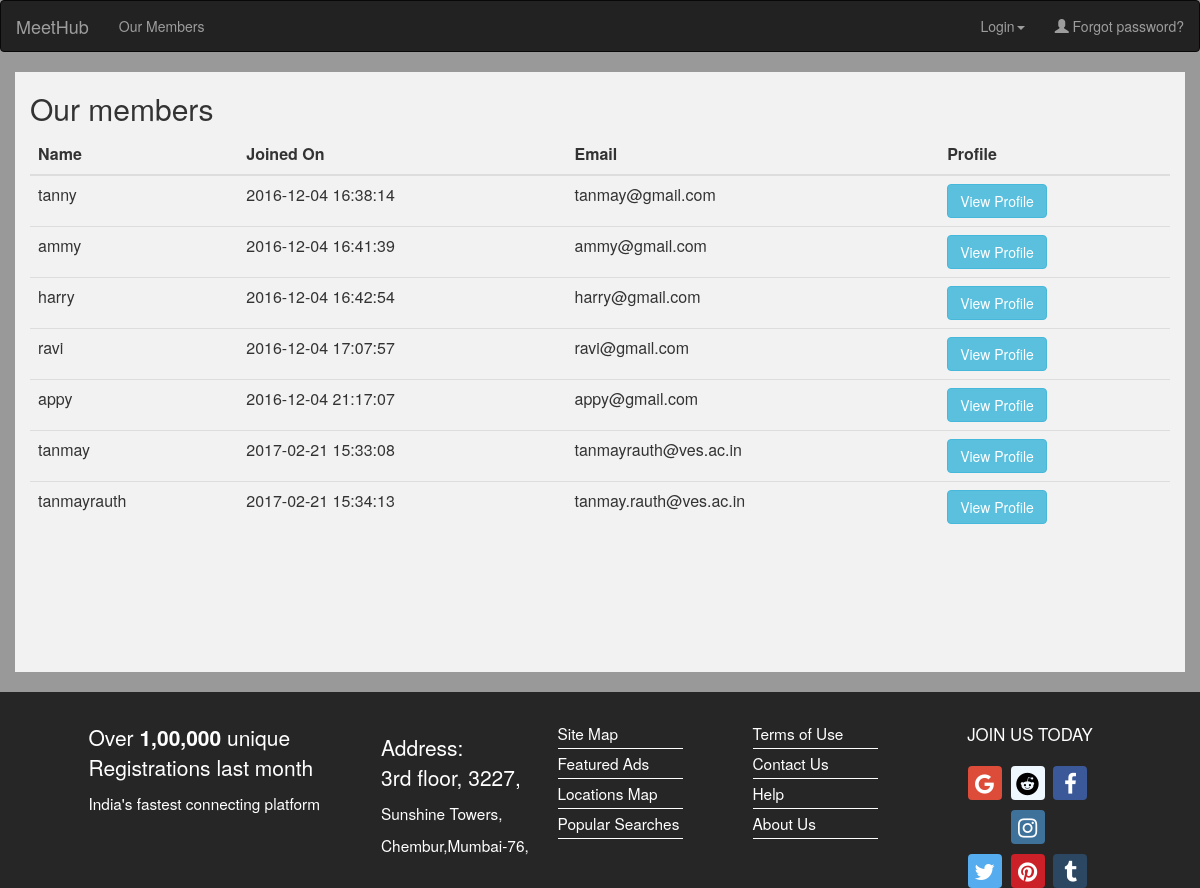
/members.php, run on the app's committed database.
### tables this page shows
CREATE TABLE IF NOT EXISTS `users` (
  `id` int(11) NOT NULL AUTO_INCREMENT,
  `username` varchar(16) NOT NULL,
  `email` varchar(255) NOT NULL,
  `password` varchar(255) NOT NULL,
  `gender` enum('m','f') NOT NULL,
  `website` varchar(255) DEFAULT NULL,
  `country` varchar(255) DEFAULT NULL,
  `userlevel` enum('a','b','c','d') NOT NULL DEFAULT 'a',
  `avatar` varchar(255) DEFAULT NULL,
  `ip` varchar(255) NOT NULL,
  `signup` datetime NOT NULL,
  `lastlogin` datetime NOT NULL,
  `notescheck` datetime NOT NULL,
  `activated` enum('0','1') NOT NULL DEFAULT '0',
  PRIMARY KEY (`id`),
  UNIQUE KEY `username` (`username`,`email`)
);

### members.php (the view, shortened to what this page needs)
<?php
include_once("php_includes/check_login_status.php");
$sql= "SELECT distinct * FROM users WHERE 1 ";
$all_members=mysqli_query($connection,$sql);
?>
<head>
  <link rel="stylesheet" href="style/style.css">
  <link rel="stylesheet" href="style/bootstrap-social.css">
  <link rel="stylesheet" href="https://maxcdn.bootstrapcdn.com/bootstrap/3.3.7/css/bootstrap.min.css">
</head>
<body>
<div style="background-color:#999999;">
<?php include_once("header.php");?>
<div class="container" style="background-color:#f2f2f2;height:600px">
    <h2>Our members</h2>
      <table class="table table-hover">
        <thead>
          <tr>
            <th>Name</th>
            <th>Joined On</th>
            <th>Email</th>
            <th> Profile</th>
          </tr>
        </thead>
        <tbody>
    <?php if(isset($all_members) && count($all_members)) : ?>
        <?php foreach ($all_members as $key => $members) : ?>
                      <tr>
                        <td><?php echo $members['username'];?></td>
                        <td><?php echo $members['signup'];?></td>
                        <td><?php echo $members['email'];?></td>
                        <td><a href="user.php?u=<?php echo $members['username'];?>" class="btn btn-info" role="button">View Profile</a></td>
                      </tr>
                <?php endforeach; ?>
                    <?php else : ?>
                        <h3>Sorry, no results found! </h3>
                        <h5>Please check the spelling or try searching for something else</h5>
                        <?php endif; ?>
                      </tbody>
                    </table>
</div><br>
<?php include_once("footer.php");?>
</div>
</body>

### header.php (shortened to what this page needs)
<nav class="navbar navbar-inverse">
  <div class="container-fluid">
    <div class="navbar-header">
      <a class="navbar-brand" href="index.php">MeetHub</a>
    </div>
    <ul class="nav navbar-nav">
      <li><a href="members.php">Our Members</a></li>
    </ul>
    <ul class="nav navbar-nav navbar-right">
			<?php if(!isset($loginLink)) :?>
				<li class="dropdown">
  				<a class="dropdown-toggle" href="" data-toggle="dropdown">Login<span class="caret"></span></a>
    					<?php include_once("login.php");?>
				</li>
				<li><a href="forgot_pass.php"><span class="glyphicon glyphicon-user"></span> Forgot password?</a></li>
			<?php endif;?>
    </ul>
  </div>
</nav>

### login.php (shortened to what this page needs)
<!DOCTYPE html>
<html>
<head>
<link rel="stylesheet" href="style/style.css">
</head>
<body>
</body>
</html>

### footer.php
  <link rel="stylesheet" href="https://cdnjs.cloudflare.com/ajax/libs/font-awesome/4.6.3/css/font-awesome.min.css">
<footer >
            <div class="col-sm-12 asd" style="background-color:#262626;padding-top:30px;">
                <div class="col-sm-3" style="left:5%;">
                  <p style="font-size:1.5em;color:white;">
                  Over <b>1,00,000</b> unique Registrations last month</p>
                    <p style="color:white;font-size:1.1em;">India's fastest connecting platform</p>
                </div>
                <div class="col-sm-2" style="position:relative;left:5%;">
                    <p style="font-size:1.5em;color:white;padding-top:10px;"> Address: <br>3rd floor, 3227,</p>
                    <p style="color:white;font-size:1.1em;">Sunshine Towers,</p>
                    <p style="color:white;font-size:1.1em;">Chembur,Mumbai-76,</p>
                </div>
                <div class="col-sm-2 footli">
                    <ul>
                        <li><a href="#">Site Map</a></li>
                        <hr>
                        <li><a href="#">Featured Ads</a></li>
                        <hr>
                        <li><a href="#">Locations Map</a></li>
                        <hr>
                        <li><a href="#">Popular Searches</a></li>
                        <hr>
                    </ul>
                </div>
                 <div class="col-sm-2 footli">
                    <ul>
                        <li><a href="main/tac.html">Terms of Use </a></li>
                        <hr>
                        <li><a href="main/conus.html"> Contact Us</a></li>
                        <hr>
                        <li><a href="main/help1.html">Help</a></li>
                        <hr>
                        <li><a href="main/abus.html">About Us</a></li>
                        <hr>
                    </ul>
                </div>
                 <div class="col-sm-2 social-tabs">
                     <p style="color:white;font-size:1.2em;text-align:center;">JOIN US TODAY</p>
                     <a class="btn btn-social-icon btn-google">
                        <span class="fa fa-google"></span>
                    </a>
                     <a class="btn btn-social-icon btn-reddit">
                        <span class="fa fa-reddit"></span>
                    </a>
                     <a class="btn btn-social-icon btn-facebook">
                        <span class="fa fa-facebook"></span>
                    </a>
                     <a class="btn btn-social-icon btn-instagram">
                        <span class="fa fa-instagram"></span>
                    </a>
                     <br>
                     <a class="btn btn-social-icon btn-twitter">
                        <span class="fa fa-twitter"></span>
                    </a>
                     <a class="btn btn-social-icon btn-pinterest">
                        <span class="fa fa-pinterest"></span>
                    </a>
                    <a class="btn btn-social-icon btn-tumblr">
                        <span class="fa fa-tumblr"></span>
                    </a>
                </div>
            </div>
        </footer>

### style/style.css (style rules this page uses)
body { margin:0px; background-color: #f2f2f2; }
.footli ul li { list-style: none; }
.footli ul li a { color: white; font-size: 1.1em; line-height: 1.5; }
.footli hr { border-color: white; margin: 3px 0px 3px 0px; }
.social-tabs { margin-left: 40px; text-align: center; }
.social-tabs a { margin: 10px 5px 0px 0px; }

### data on the page
users: username "tanny", signup "2016-12-04 16:38:14", email "tanmay@gmail.com"
users: username "ammy", signup "2016-12-04 16:41:39", email "ammy@gmail.com"
users: username "harry", signup "2016-12-04 16:42:54", email "harry@gmail.com"
users: username "ravi", signup "2016-12-04 17:07:57", email "ravi@gmail.com"
users: username "appy", signup "2016-12-04 21:17:07", email "appy@gmail.com"
users: username "tanmay", signup "2017-02-21 15:33:08", email "tanmayrauth@ves.ac.in"
users: username "tanmayrauth", signup "2017-02-21 15:34:13", email "tanmay.rauth@ves.ac.in"
